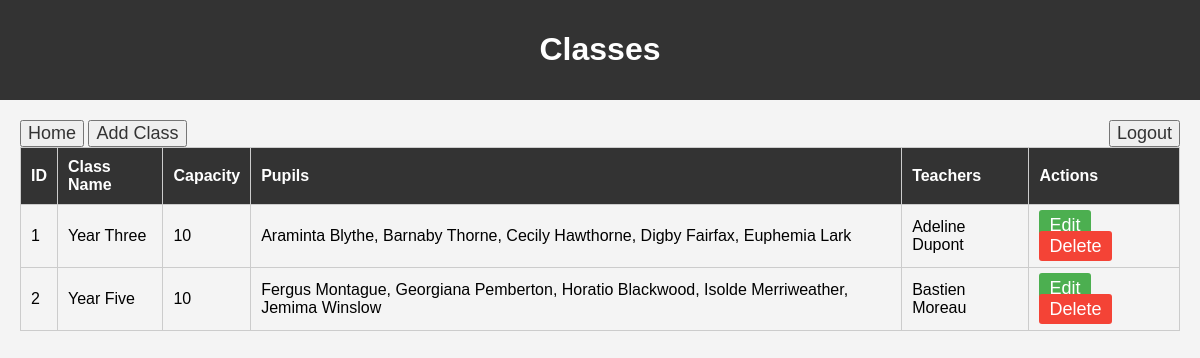
The app's page /view_classes.php (signed in) with its own data.
### tables this page shows
CREATE TABLE `classes` (
  `ClassID` int(11) NOT NULL AUTO_INCREMENT,
  `ClassName` varchar(50) NOT NULL,
  `Capacity` int(11) NOT NULL,
  PRIMARY KEY (`ClassID`)
);

### view_classes.php (the view, shortened to what this page needs)
<?php
    if (isset($_SESSION['username']))
    {
        include 'db_connection.php';
        $sql = "
           SELECT
                c.ClassID,
                c.ClassName,
                c.Capacity,
                GROUP_CONCAT(DISTINCT p.Name ORDER BY p.Name ASC SEPARATOR ', ') AS Pupils,
                GROUP_CONCAT(DISTINCT t.Name ORDER BY t.Name ASC SEPARATOR ', ') AS Teachers
            FROM
                Classes c
            LEFT JOIN
                Pupils p ON c.ClassID = p.ClassID
            LEFT JOIN
                Teachers t ON c.ClassID = t.ClassID
            GROUP BY
                c.ClassID, c.ClassName, c.Capacity
            ORDER BY
                c.ClassID
        ";
        $result = mysqli_query($conn, $sql);
        $classes = [];
        while ($row = mysqli_fetch_assoc($result)) {
            $classID = $row['ClassID'];
            $classes[$classID] = [
                'ClassName' => $row['ClassName'],
                'Capacity' => $row['Capacity'],
                'Pupils' => $row['Pupils'],
                'Teachers' => $row['Teachers'],
            ];
        }
        ?>
        <!DOCTYPE html>
        <html lang="en">
        <head>
            <link rel="stylesheet" href="styles.css">
        </head>
        <body>
            <header>
                <h1>Classes</h1>
            </header>
            <main>
                <button><a href="index.php" class="edit">Home</a></button>
                <button><a href="add_class.php" class="edit">Add Class</a></button>
                <button style="float: right;"> <a href="Logout.php" class="edit">Logout</a> </button>
                <table>
                    <thead>
                        <tr>
                            <th>ID</th>
                            <th>Class Name</th>
                            <th>Capacity</th>
                            <th>Pupils</th>
                            <th>Teachers</th>
                            <th>Actions</th>
                        </tr>
                    </thead>
                    <tbody>
                        <?php foreach ($classes as $classID => $class) { ?>
                        <tr>
                            <td><?php echo $classID; ?></td>
                            <td><?php echo htmlspecialchars($class['ClassName']); ?></td>
                            <td><?php echo $class['Capacity']; ?></td>
                            <td>
                                <?php echo htmlspecialchars($class['Pupils']) ?: 'No pupils assigned'; ?>
                            </td>
                            <td>
                                <?php echo htmlspecialchars($class['Teachers']) ?: 'No teachers assigned'; ?>
                            </td>
                            <td class="action-buttons">
                                <a href="edit_class.php?id=<?php echo $classID; ?>" class="edit">Edit</a>
                                <a href="delete_class.php?id=<?php echo $classID; ?>" class="delete">Delete</a>
                            </td>
                        </tr>
                        <?php } ?>
                    </tbody>
                </table>
            </main>
        </body>
        </html>
    <?php
    }else{
        header("Location: login.php");
    }
?>

### styles.css (style rules this page uses)
body { font-family: Arial, sans-serif; background-color: #f4f4f4; margin: 0; padding: 0; }
header { background-color: #333; color: white; padding: 10px 0; text-align: center; }
main { margin: 20px; }
table { width: 100%; border-collapse: collapse; margin-bottom: 20px; }
table th, table td { padding: 10px; border: 1px solid #ccc; text-align: left; }
table th { background-color: #333; color: white; }
.action-buttons a { text-decoration: none; padding: 5px 10px; border-radius: 3px; color: white; margin-right: 5px; }
.action-buttons .edit { background-color: #4CAF50; }
.action-buttons .delete { background-color: #f44336; }
a { text-decoration: none; color: #333; font-size: 18px; }

### records on screen
classes: classID "1", ClassName "Year Three", Capacity "10", Pupils "Araminta Blythe, Barnaby Thorne, Cecily Hawthorne, Digby Fairfax, Euphemia Lark", Teachers "Adeline Dupont"
classes: classID "2", ClassName "Year Five", Capacity "10", Pupils "Fergus Montague, Georgiana Pemberton, Horatio Blackwood, Isolde Merriweather, Jemima Winslow", Teachers "Bastien Moreau"
